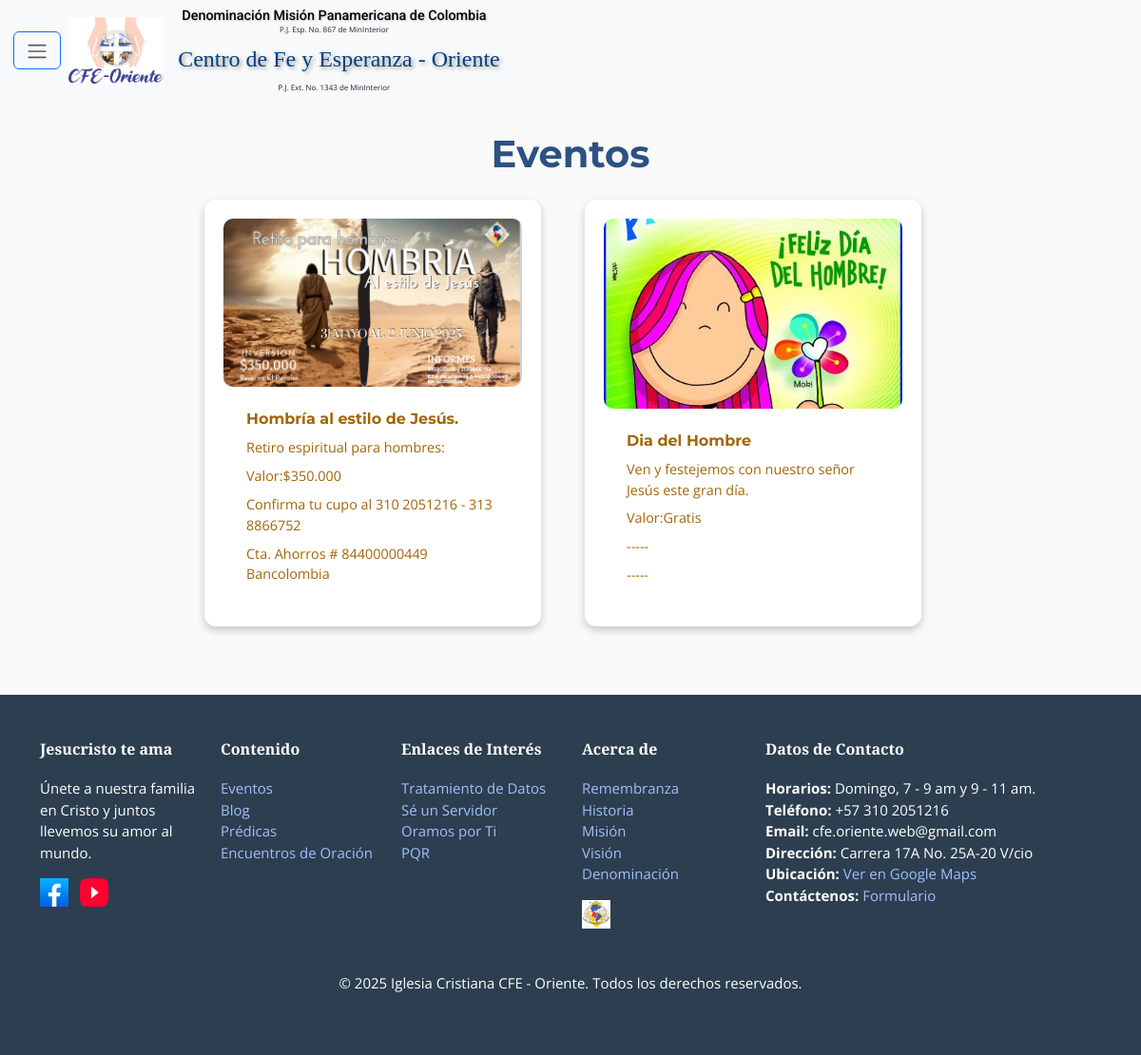
/events/, run on an earlier commit of the app's database.
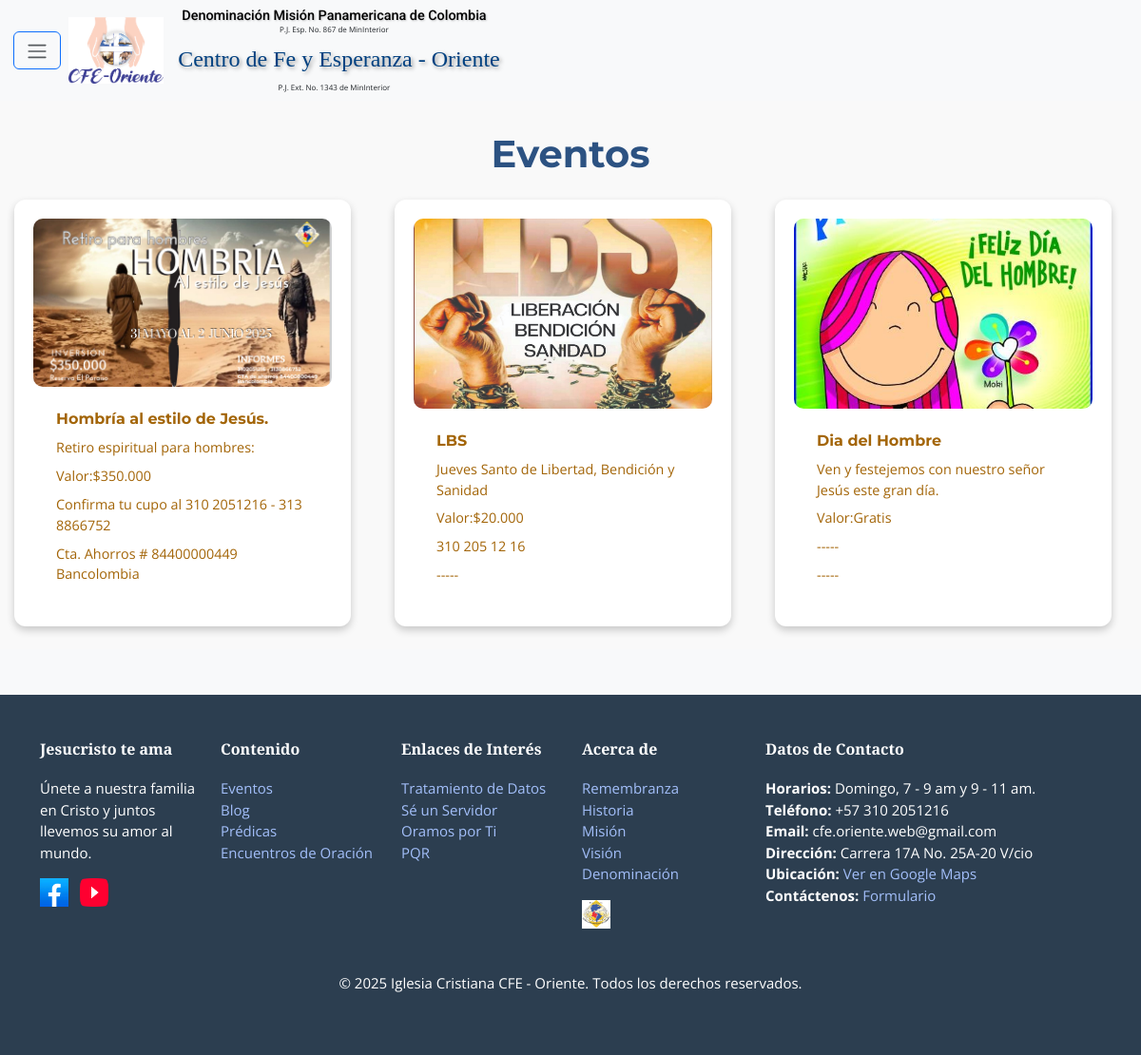
And on a later commit of the database.
### core/models.py (models this page shows, shortened)
class Evento(models.Model):
    titulo = models.CharField(max_length=100)
    fecha = models.DateTimeField()
    descripcion = models.TextField()
    valor = models.CharField(max_length=100, default='')
    informacion = models.CharField(max_length=100, default='')
    otros = models.CharField(max_length=100, default='')
    es_oracion = models.BooleanField(default=False)
    nombre_imagen = models.CharField(max_length=30, default='')
    objects = models.Manager()

### core/views.py (the view)
# urls.py: path('events/', views.events, name='events'),
def events(request):
    eventos = Evento.objects.order_by('-fecha')
    return render(request, 'events.html', {'eventos': eventos})

### templates/events.html (shortened to what this page needs)
{% extends 'base.html' %}
{% load static %}
{% block content %}
<section class="eventos-section my-5">
  <h1 class="text-center mb-4">Eventos</h1>
  <div class="row justify-content-center">
    {% for evento in eventos %}
    <div class="col-md-4 mb-4">
      <div class="card card-evento h-100" style="background-color: {{ evento.color_fondo }};">
        {% if evento.nombre_imagen %}
        <img
          src="{% static 'images/eventos/'|add:evento.nombre_imagen %}"
          class="card-img-top card-img-evento cursor-pointer"
          alt="{{ evento.titulo }}"
          data-bs-toggle="modal"
          data-bs-target="#eventoModal{{ evento.id }}"
        />
        {% endif %}
        <div class="card-body d-flex flex-column">
          <h6 class="card-title">{{ evento.titulo }}</h5>
          <p class="card-text">{{ evento.descripcion|truncatewords:20 }}</p>
          <p class="card-text">Valor:{{ evento.valor|truncatewords:20 }}</p>
          <p class="card-text">{{ evento.informacion|truncatewords:20 }}</p>
          <p class="card-text">{{ evento.otros|truncatewords:20 }}</p>
        </div>
      </div>
    </div>
    {% endfor %}
  </div>
</section>
{% endblock %}

### templates/base.html (shortened to what this page needs)
<!DOCTYPE html>
<html lang="es">
<head>
  <link
    href="https://cdn.jsdelivr.net/npm/bootstrap@5.3.3/dist/css/bootstrap.min.css"
    rel="stylesheet"
  />
  {% load static %}
  <link rel="stylesheet" href="{% static 'css/styles.css' %}" />
</head>
<body>
  <nav class="navbar navbar-expand-lg navbar-light bg-light fixed-top">
    <div class="container-fluid d-flex align-items-center">
      <button
        class="btn btn-outline-primary me-2"
        type="button"
        data-bs-toggle="offcanvas"
        data-bs-target="#sidebar"
      >
        <span class="navbar-toggler-icon"></span>
      </button>
      <div class="d-flex align-items-center flex-grow-1">
        <div class="me-1">
          <img src="{% static 'images/logo_iglesia.png' %}" alt="Logo de la Iglesia" class="drawer-logo">
        </div>
        <div class="text-start">
          <h5 class="navbar denomination-text mb-0 d-none d-lg-block">Denominación Misión Panamericana de Colombia</h5>
          <p class="navbar pj-number-black mb-0 d-none d-lg-block">P.J. Esp. No. 867 de MinInterior</p>
          <h5 class="navbar welcome-text mb-0">Centro de Fe y Esperanza - Oriente</h5>
          <p class="navbar pj-number-blue mb-0 d-none d-lg-block">P.J. Ext. No. 1343 de MinInterior</p>
        </div>
      </div>
    </div>
  </nav>
  {% block content %}{% endblock %}
    {% block footer %}
    <footer class="footer py-5">
      <div class="container">
        <div class="row">
          <div class="col-md-2">
            <h6><strong>Jesucristo te ama</strong></h6>
            <p>
              Únete a nuestra familia en Cristo y juntos llevemos su amor al
              mundo.
            </p>
            <div class="social-icons">
              <a href="https://www.facebook.com/cfe2000/" class="me-2"
                ><img
                  src="{% static 'images/facebook.png' %}"
                  alt="Facebook"
                  class="social-icon"
              /></a>
              <a href="https://www.youtube.com/@CrentrodefeyEsperanzaOriente" class="me-2"
                ><img
                  src="{% static 'images/you_tube.png' %}"
                  alt="Youtube"
                  class="social-icon"
              /></a>
            </div>
          </div>
          <div class="col-md-2">
            <h6><strong>Contenido</strong></h6>
            <ul class="list-unstyled">
              <li><a href="{% url 'events' %}">Eventos</a></li>
              <li><a href="{% url 'blogs' %}">Blog</a></li>
              <li><a href="#">Prédicas</a></li>
              <li>
                <a href="{% url 'prayer_meetings' %}">Encuentros de Oración</a>
              </li>
            </ul>
          </div>
          <div class="col-md-2">
            <h6><strong>Enlaces de Interés</strong></h6>
            <ul class="list-unstyled">
              <li><a href="#">Tratamiento de Datos</a></li>
              <li><a href="#">Sé un Servidor</a></li>
              <li><a href="#">Oramos por Ti</a></li>
              <li><a href="#">PQR</a></li>
            </ul>
          </div>
          <div class="col-md-2">
            <h6><strong>Acerca de</strong></h6>
            <ul class="list-unstyled">
              <li><a href="{% url 'about' %}#remembranza">Remembranza</a></li>
              <li><a href="{% url 'about' %}#historia">Historia</a></li>
              <li><a href="{% url 'about' %}#mision">Misión</a></li>
              <li><a href="{% url 'about' %}#vision">Visión</a></li>
              <li><a href="{% url 'about' %}#vision">Denominación</a></li>
            </ul>
            <div class="social-icons">
              <a href="https://misionpanamericana.org/" target="_blank" class="me-2"
                ><img
                  src="{% static 'images/logo_mision.png' %}"
                  alt="Mision"
                  class="social-icon"
              /></a>
            </div>
          </div>
          <div class="col-md-4">
            <h6><strong>Datos de Contacto</strong></h6>
            <ul class="list-unstyled">
              <li><strong>Horarios:</strong> Domingo, 7 - 9 am y 9 - 11 am.</li>
              <li><strong>Teléfono:</strong> +57 310 2051216</li>
              <li><strong>Email:</strong> cfe.oriente.web@gmail.com</li>
              <li><strong>Dirección:</strong> Carrera 17A No. 25A-20 V/cio</li>
              <li>
                <strong>Ubicación:</strong> <a href="#">Ver en Google Maps</a>
              </li>
              <li>
                <strong>Contáctenos:</strong>
                <a href="{% url 'contact' %}">Formulario</a>
              </li>
            </ul>
          </div>
        </div>
        <div class="text-center mt-4">
          <p>
            &copy; 2025 Iglesia Cristiana CFE - Oriente. Todos los derechos reservados.
          </p>
        </div>
      </div>
    </footer>
    {% endblock %}
</body>
</html>

### staticfiles/css/styles.css (style rules this page uses)
.cursor-pointer { cursor: pointer; }
body { font-family: "Open Sans", sans-serif; background-color: #f8f9fa; padding-top: 10px; margin: 0; }
.welcome-text { color: white; font-family: 'Roboto', sans-serif; font-size: 2.7rem; text-align: center; margin-top: 20px; transform: translateY(-30%); text-shadow: 2px 2px 4px rgba(0, 0, 0, 0.9), 4px 4px 8px rgba(0, 0, 0, 0.8); }
.navbar { padding: 0.5rem 0.1rem; }
.navbar.fixed-top { z-index: 1030; }
.navbar .text-start { display: flex; flex-direction: column; align-items: center; gap: 0rem; }
.navbar .drawer-logo { width: 100px; height: auto; }
.navbar .denomination-text { font-size: 0.9rem; font-family: 'Roboto', sans-serif; color: #000; text-shadow: 1px 1px 2px rgba(0, 0, 0, 0.2); padding-top: 0px; padding-bottom: 0px; }
.navbar .welcome-text { font-size: 1.5rem; font-family: 'Greatvibes-Regular', cursive, bold; color: #004080; text-shadow: 2px 2px 4px rgba(0, 0, 0, 0.4); margin-left: 10px; padding-top: 0px; padding-bottom: 0px; }
.navbar .pj-number-black, .navbar .pj-number-blue { font-size: 0.5rem; padding-top: 0px; padding-bottom: 0px; }
.footer { background-color: #2c3e50; color: #fff; padding: 0px 0; font-size: 15px; }
.footer h6 { font-family: "Playfair Display", serif, bold; color: #fff; margin-bottom: 20px; }
.footer a { font-size: 15px; color: #a3bffa; text-decoration: none; }
.social-icon { width: 30px; height: 30px; }
.eventos-section { padding-top: 5rem; background-color: #f9f9f9; }
.eventos-section h1 { font-family: "Montserrat", sans-serif; font-weight: 700; color: #2c5282; margin-bottom: 40px; }
.row.justify-content-center { margin-left: auto; margin-right: auto; max-width: 1200px; }
.col-md-4 { margin-bottom: 30px; padding-left: 15px; padding-right: 15px; }
.card { min-width: 300px; margin-right: 1rem; }
.card-evento { border: none; border-radius: 12px; overflow: hidden; box-shadow: 0 4px 8px rgba(0, 0, 0, 0.2); transition: transform 0.3s ease, box-shadow 0.3s ease; padding: 20px; height: 80%; display: flex; flex-direction: column; }
.card-evento img { max-width: 100%; max-height: 200px; width: auto; height: auto; object-fit: cover; border-radius: 10px; }
.card-body { padding: 1.5rem; }
.card-title { font-family: "Montserrat", sans-serif, bold; font-size: 1rem; font-weight: 700; color: #a36508; margin-top: 0px; margin-bottom: 10px; }
.card-text { font-family: "Open Sans", sans-serif; font-size: 0.9rem; color: #a36508; margin-bottom: 8px; flex-grow: 1; }

What changed in the data, as far as the page shows it:
added Evento: nombre_imagen (picture), titulo "LBS", descripcion "Jueves Santo de Libertad, Bendición y Sanidad", valor "$20.000", informacion "310 205 12 16", otros "-----"
